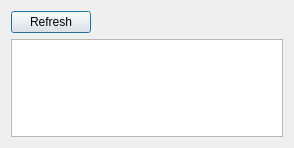
<?xml version="1.0" encoding="UTF-8"?>
<ui version="4.0">
 <class>Details</class>
 <widget class="QDialog" name="Details">
  <property name="geometry">
   <rect>
    <x>0</x>
    <y>0</y>
    <width>294</width>
    <height>148</height>
   </rect>
  </property>
  <property name="windowTitle">
   <string>Mail Notifier</string>
  </property>
  <property name="windowIcon">
   <iconset resource="resources.qrc">
    <normaloff>:/icons/mailbox_empty.png</normaloff>:/icons/mailbox_empty.png</iconset>
  </property>
  <layout class="QVBoxLayout" name="verticalLayout_2">
   <item>
    <widget class="QPushButton" name="btnRefresh">
     <property name="sizePolicy">
      <sizepolicy hsizetype="Fixed" vsizetype="Fixed">
       <horstretch>0</horstretch>
       <verstretch>0</verstretch>
      </sizepolicy>
     </property>
     <property name="text">
      <string>Refresh</string>
     </property>
     <property name="icon">
      <iconset resource="resources.qrc">
       <normaloff>:/icons/check_now.png</normaloff>:/icons/check_now.png</iconset>
     </property>
    </widget>
   </item>
   <item>
    <layout class="QHBoxLayout" name="horizontalLayout">
     <item>
      <widget class="QTableWidget" name="tableWidget"/>
     </item>
    </layout>
   </item>
  </layout>
 </widget>
 <resources>
  <include location="resources.qrc"/>
 </resources>
 <connections/>
</ui>
